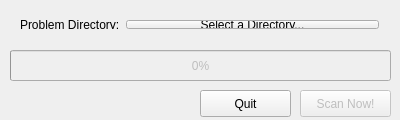
<?xml version="1.0" encoding="UTF-8"?>
<ui version="4.0">
 <class>HomeWindow</class>
 <widget class="QMainWindow" name="HomeWindow">
  <property name="geometry">
   <rect>
    <x>0</x>
    <y>0</y>
    <width>400</width>
    <height>120</height>
   </rect>
  </property>
  <property name="windowTitle">
   <string>Git Teacher</string>
  </property>
  <widget class="QWidget" name="centralWidget">
   <widget class="QWidget" name="formLayoutWidget">
    <property name="geometry">
     <rect>
      <x>9</x>
      <y>9</y>
      <width>381</width>
      <height>31</height>
     </rect>
    </property>
    <layout class="QFormLayout" name="formLayout">
     <item row="0" column="0">
      <widget class="QLabel" name="dirEntryLabel">
       <property name="text">
        <string>Problem Directory:</string>
       </property>
      </widget>
     </item>
     <item row="0" column="1">
      <widget class="QPushButton" name="dirEntryButton">
       <property name="text">
        <string>Select a Directory...</string>
       </property>
      </widget>
     </item>
    </layout>
   </widget>
   <widget class="QPushButton" name="scanNowButton">
    <property name="enabled">
     <bool>false</bool>
    </property>
    <property name="geometry">
     <rect>
      <x>300</x>
      <y>90</y>
      <width>91</width>
      <height>27</height>
     </rect>
    </property>
    <property name="text">
     <string>Scan Now!</string>
    </property>
    <property name="checkable">
     <bool>false</bool>
    </property>
   </widget>
   <widget class="QProgressBar" name="progressBar">
    <property name="enabled">
     <bool>false</bool>
    </property>
    <property name="geometry">
     <rect>
      <x>10</x>
      <y>50</y>
      <width>381</width>
      <height>31</height>
     </rect>
    </property>
    <property name="value">
     <number>0</number>
    </property>
   </widget>
   <widget class="QPushButton" name="quitButton">
    <property name="enabled">
     <bool>true</bool>
    </property>
    <property name="geometry">
     <rect>
      <x>200</x>
      <y>90</y>
      <width>91</width>
      <height>27</height>
     </rect>
    </property>
    <property name="text">
     <string>Quit</string>
    </property>
   </widget>
  </widget>
 </widget>
 <layoutdefault spacing="6" margin="11"/>
 <resources/>
 <connections/>
</ui>
